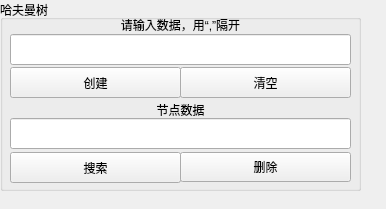
<?xml version="1.0" encoding="UTF-8"?>
<ui version="4.0">
 <class>BinaryTreeUI</class>
 <widget class="QWidget" name="BinaryTreeUI">
  <property name="geometry">
   <rect>
    <x>0</x>
    <y>0</y>
    <width>386</width>
    <height>209</height>
   </rect>
  </property>
  <property name="windowTitle">
   <string>Form</string>
  </property>
  <widget class="QGroupBox" name="groupBox">
   <property name="geometry">
    <rect>
     <x>0</x>
     <y>0</y>
     <width>361</width>
     <height>191</height>
    </rect>
   </property>
   <property name="title">
    <string>哈夫曼树</string>
   </property>
   <widget class="QPushButton" name="Button_InsertBiTreeNode">
    <property name="geometry">
     <rect>
      <x>10</x>
      <y>67</y>
      <width>171</width>
      <height>31</height>
     </rect>
    </property>
    <property name="text">
     <string>创建</string>
    </property>
   </widget>
   <widget class="QPushButton" name="Button_SearchBiTreeNode">
    <property name="geometry">
     <rect>
      <x>10</x>
      <y>152</y>
      <width>171</width>
      <height>31</height>
     </rect>
    </property>
    <property name="text">
     <string>搜索</string>
    </property>
   </widget>
   <widget class="QPushButton" name="Button_CleanBiTreeNode">
    <property name="geometry">
     <rect>
      <x>180</x>
      <y>67</y>
      <width>171</width>
      <height>31</height>
     </rect>
    </property>
    <property name="text">
     <string>清空</string>
    </property>
   </widget>
   <widget class="QPushButton" name="Button_DeleteBiTreeNode">
    <property name="geometry">
     <rect>
      <x>180</x>
      <y>152</y>
      <width>171</width>
      <height>30</height>
     </rect>
    </property>
    <property name="text">
     <string>删除</string>
    </property>
   </widget>
   <widget class="QLineEdit" name="BinaryTreeDataEdit_2">
    <property name="geometry">
     <rect>
      <x>10</x>
      <y>118</y>
      <width>341</width>
      <height>31</height>
     </rect>
    </property>
   </widget>
   <widget class="QLineEdit" name="BinaryTreeDataEdit">
    <property name="geometry">
     <rect>
      <x>10</x>
      <y>34</y>
      <width>341</width>
      <height>31</height>
     </rect>
    </property>
   </widget>
   <widget class="QLabel" name="label">
    <property name="geometry">
     <rect>
      <x>10</x>
      <y>12</y>
      <width>341</width>
      <height>25</height>
     </rect>
    </property>
    <property name="text">
     <string>请输入数据，用“,”隔开</string>
    </property>
    <property name="alignment">
     <set>Qt::AlignCenter</set>
    </property>
   </widget>
   <widget class="QLabel" name="label_2">
    <property name="geometry">
     <rect>
      <x>10</x>
      <y>100</y>
      <width>341</width>
      <height>20</height>
     </rect>
    </property>
    <property name="text">
     <string>节点数据</string>
    </property>
    <property name="alignment">
     <set>Qt::AlignCenter</set>
    </property>
   </widget>
  </widget>
 </widget>
 <resources/>
 <connections>
  <connection>
   <sender>Button_CleanBiTreeNode</sender>
   <signal>clicked()</signal>
   <receiver>BinaryTreeUI</receiver>
   <slot>on_binarytree_delete_btn_clicked()</slot>
   <hints>
    <hint type="sourcelabel">
     <x>265</x>
     <y>112</y>
    </hint>
    <hint type="destinationlabel">
     <x>357</x>
     <y>121</y>
    </hint>
   </hints>
  </connection>
  <connection>
   <sender>Button_DeleteBiTreeNode</sender>
   <signal>clicked()</signal>
   <receiver>BinaryTreeUI</receiver>
   <slot>on_binarytree_node_delete_btn_clicked()</slot>
   <hints>
    <hint type="sourcelabel">
     <x>292</x>
     <y>188</y>
    </hint>
    <hint type="destinationlabel">
     <x>322</x>
     <y>202</y>
    </hint>
   </hints>
  </connection>
  <connection>
   <sender>Button_InsertBiTreeNode</sender>
   <signal>clicked()</signal>
   <receiver>BinaryTreeUI</receiver>
   <slot>on_binarytree_create_btn_clicked()</slot>
   <hints>
    <hint type="sourcelabel">
     <x>339</x>
     <y>60</y>
    </hint>
    <hint type="destinationlabel">
     <x>442</x>
     <y>178</y>
    </hint>
   </hints>
  </connection>
  <connection>
   <sender>Button_SearchBiTreeNode</sender>
   <signal>clicked()</signal>
   <receiver>BinaryTreeUI</receiver>
   <slot>on_binarytree_node_search_btn_clicked()</slot>
   <hints>
    <hint type="sourcelabel">
     <x>178</x>
     <y>176</y>
    </hint>
    <hint type="destinationlabel">
     <x>455</x>
     <y>201</y>
    </hint>
   </hints>
  </connection>
 </connections>
 <slots>
  <slot>on_binarytree_create_btn_clicked()</slot>
  <slot>on_binarytree_delete_btn_clicked()</slot>
  <slot>on_binarytree_node_delete_btn_clicked()</slot>
  <slot>on_binarytree_SimulationTree_creat_btn_clicked()</slot>
  <slot>on_bigroottree_create_btn_clicked()</slot>
  <slot>on_bigroottree_insert_btn_clicked()</slot>
  <slot>on_bigroottree_remove_btn_clicked()</slot>
  <slot>on_Btree_create_btn_clicked()</slot>
  <slot>on_Btree_insert_btn_clicked()</slot>
  <slot>on_Btree_remove_btn_clicked()</slot>
  <slot>on_Btree_destroy_btn_clicked()</slot>
  <slot>on_binarytree_node_search_btn_clicked()</slot>
  <slot>on_Btree_search_btn_clicked()</slot>
 </slots>
</ui>
